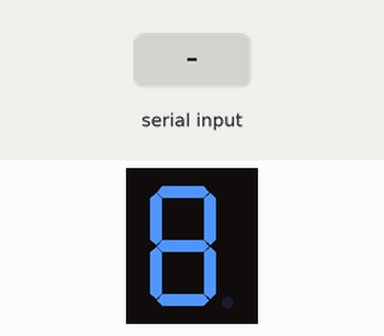
This program was run on a simulated Arduino Uno, built with avr-gcc and run on an emulated ATmega328P. Parts: 1-digit seven-segment display. Wiring (inferred from the names in the program): 1-digit 7-segment display, segments lit when LOW: segments pin 2, pin 3, pin 4, pin 5, pin 6, pin 7, pin 8. Inputs (shaded band) come from the test bench. The segment pins are drawn as the display they are named for; what the program prints to the serial monitor is not drawn.

Above: at 1.2 s.
1.3 s: "90,45\n" received over Serial
2.8 s: "30,150\n" received over Serial
4.3 s: "5\n" received over Serial
5.8 s: "200\n" received over Serial
Timing chart, 0 to 8.3 s (numbered marks = the images above; inputs shaded):
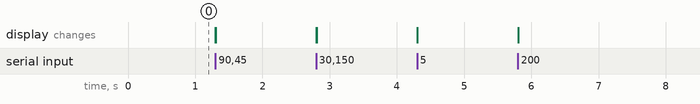

The program:

main.cpp
```cpp
#include <Arduino.h>

int segmentPin[] = {2, 3, 4, 5, 6, 7, 8};

byte digits [10][8] = {

  // a, b, c, d, e, f, g
  {1,1,1,1,1,1,0}, //0
  {0,1,1,0,0,0,0}, //1
  {1,1,0,1,0,0,1}, //2
  {1,1,1,1,0,0,1}, //3
  {0,1,1,0,0,1,1}, //4
  {1,0,1,1,1,0,1}, //5
  {1,0,1,1,1,1,1}, //6
  {1,1,1,0,0,0,0}, //7
  {1,1,1,1,1,1,1}, //8
  {1,1,1,1,0,1,1}, //9

};
void setup() {
  for (int pin = 0; pin <= 7; pin++){
    pinMode(segmentPin[pin], OUTPUT);
    digitalWrite(segmentPin[pin], LOW);
  };
Serial.begin(9600);
Serial.println("Enter a number between 0 and 9: ");

}

void setSegments(int numRequired){
  for (int pin = 0; pin <= 7; pin++){
    digitalWrite(segmentPin[pin], digits[numRequired][pin]);
  };
}

void updateDisplay(int value){
  setSegments(value);
}


void loop() {
  if (Serial.available()){
    // get the input from the user
    char ch = Serial.read();
    int number = ch - '0';
    updateDisplay(number);
  };

}
```
